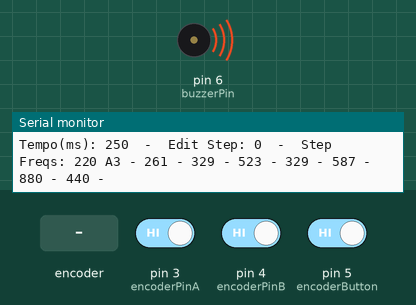
This sketch was run on a simulated Arduino Uno, built with avr-gcc and run on an emulated ATmega328P. On the bench: buzzer (waves = sounding), the last lines printed to the serial monitor. The test bench sets the inputs (shaded band); at power-on: pin 5 (encoderButton) HIGH, pin 3 (encoderPinA) HIGH, pin 4 (encoderPinB) HIGH.

Above: at 1.2 s.
1.3 s: pin 5 (encoderButton) driven LOW
4.3 s: rotary encoder on pin 3 (encoderPinA) / pin 4 (encoderPinB) turned 3 steps (first pin leading)
At 5.37 s:
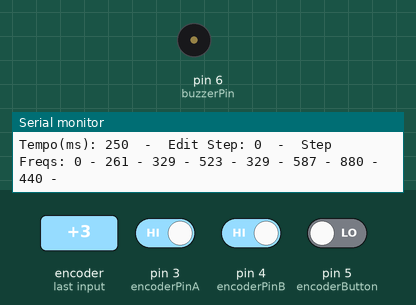
Timing chart, 0 to 13.9 s (numbered marks = the images above; inputs shaded):
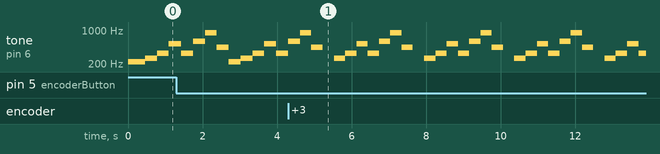

Measured:
- by itself, tone on pin 6 (buzzerPin): repeats every 2.4 s: 440 Hz 0.30 s, silent 0.30 s, 261 Hz 0.30 s, 329 Hz 0.30 s, 523 Hz 0.30 s, 329 Hz 0.30 s, 587 Hz 0.30 s, 880 Hz 0.30 s

The sketch:

Tone_Arp.ino
```cpp
// Rotary encoder pins
const int encoderPinA = 3;
const int encoderPinB = 4;
const int encoderButton = 5;
// Piezo buzzer pin
const int buzzerPin = 6;

typedef struct {
  char* note;
  float freq;
} noteFreq;

// Pitch of each step (in Hz)
//int pitch[] = { 0, 0, 0, 0, 0, 0, 0, 0 };
int pitch[] = { 220, 261.63, 329.63, 523.25, 329.63, 587.33, 880 , 440 };

//Frequencies (in Hz) of A Minor Scale
float freqArray[] = { 220, 249.94, 261.63, 293.66, 329.63, 349.23, 392, 440, 493.88, 523.25, 587.33, 659.25, 698.46, 783.99, 880 };
//Equivalent Note      A3    B3      C4     D4       E4      F4     G4   A4    B4      C5      D5      E5      F5      G5     A5

noteFreq notes[] = {
  { "A3", 220 },
  { "B3", 249.94 }
  //TODO add the rest of the notes and frequences
};

//Tempo in Millis.
long intervalArray[] = {375, 300, 250, 214, 188};
//Equivalent BPM         80  100  120  140  160

// Rotary encoder variables
int currentStateCLK;  //check the current state of the knob button
int lastStateCLK;     // store the last state of the knob button
int buttonCount = 0;
unsigned long lastButtonPress = 0;  // store the previous count of the button press
unsigned long lastTurn = 0;
int step = 0;
int lastStep = 0;
int editStep = 0;
int editLastStep = 0;
int freq = 0;
int intervalCount = intervalArray[2];

// Timekeeping variables
unsigned long currentTime = 0;
unsigned long previousTime = 0;
long interval = intervalCount;  // Time interval between steps in milliseconds. Starts at 120bpm, or 250ms between each step.

void setup() {
  // Initialize serial communication
  Serial.begin(9600);
  // Setup encoder pins
  pinMode(encoderPinA, INPUT_PULLUP);
  pinMode(encoderPinB, INPUT_PULLUP);
  pinMode(encoderButton, INPUT_PULLUP);
  // Setup piezo buzzer pin
  pinMode(buzzerPin, OUTPUT);
}

void loop() {

  //Check button state and count
  int btnState = digitalRead(encoderButton);
  //If we detect LOW signal, button is pressed
  if (btnState == LOW && buttonCount == 0) {
    //if 1000ms have passed since last LOW pulse, it means that the button has been pressed, released and pressed again
    if (millis() - lastButtonPress > 1000) {
      buttonCount = 1;
      Serial.println("Set Frequency");
    }
    lastButtonPress = millis();
  } else if (btnState == LOW && buttonCount == 1) {
    if (millis() - lastButtonPress > 1000) {
      buttonCount = 2;
      Serial.println("Select Tempo");
    }
    lastButtonPress = millis();
  } else if (btnState == LOW && buttonCount == 2) {
    if (millis() - lastButtonPress > 1000) {
      buttonCount = 0;
      Serial.println("Select Step");
    }
    lastButtonPress = millis();
  }


  //Rotary Encoder Knob functions based on buttonCount
  if (buttonCount == 0) {
    currentStateCLK = digitalRead(encoderPinA);
    if (currentStateCLK != lastStateCLK && currentStateCLK == 1) {
      if (millis() - lastTurn > 1000) {
        if (digitalRead(encoderPinB) != currentStateCLK) {
          editStep = editStep - 1;
        } else {
          editStep = editStep + 1;
        }
        lastTurn = millis();
      }
      editStep = constrain(editStep, 0, 7);
    }
    lastStateCLK = currentStateCLK;
  } else if (buttonCount == 1) {
    currentStateCLK = digitalRead(encoderPinA);
    if (currentStateCLK != lastStateCLK && currentStateCLK == 1) {
      if (digitalRead(encoderPinB) != currentStateCLK) {
        freq = freq - 1;
      } else {
        freq = freq + 1;
      }
      freq = constrain(freq, 0, 14);
      pitch[editStep] = notes[freq].freq;
    }
    lastStateCLK = currentStateCLK;
  }
  else if (buttonCount == 2) {
    currentStateCLK = digitalRead(encoderPinA);
    if (currentStateCLK != lastStateCLK && currentStateCLK == 1) {
      if (digitalRead(encoderPinB) != currentStateCLK) {
        intervalCount = intervalCount - 1;
      } else {
        intervalCount = intervalCount + 1;
      }
      intervalCount = constrain(intervalCount, 0, 4);
      interval = intervalArray[intervalCount];
    }
    lastStateCLK = currentStateCLK;
  }

//Play the current step freq
  tone(buzzerPin, pitch[step]);

  // Check if it's time to move to the next step
  currentTime = millis();
  if (currentTime - previousTime >= interval) {
    // Move to the next step
    step = (step + 1) % 8;
    previousTime = currentTime;
  }

//Printing functions
  Serial.print("Tempo(ms): ");
  Serial.print(interval);
  Serial.print("  -  ");
  Serial.print("Edit Step: ");
  Serial.print(editStep);
  Serial.print("  -  ");
  Serial.print("Step Freqs: ");
  for (int x = 0; x <= 7; x++) {

    Serial.print(pitch[x]);

    for(int j = 0; j < 2; j++){
      if(notes[j].freq == pitch[x]) {
        Serial.print(" ");
        Serial.print(notes[j].note);
      }
    }
    Serial.print(" - ");
  }
  Serial.println(" ");
}
```
